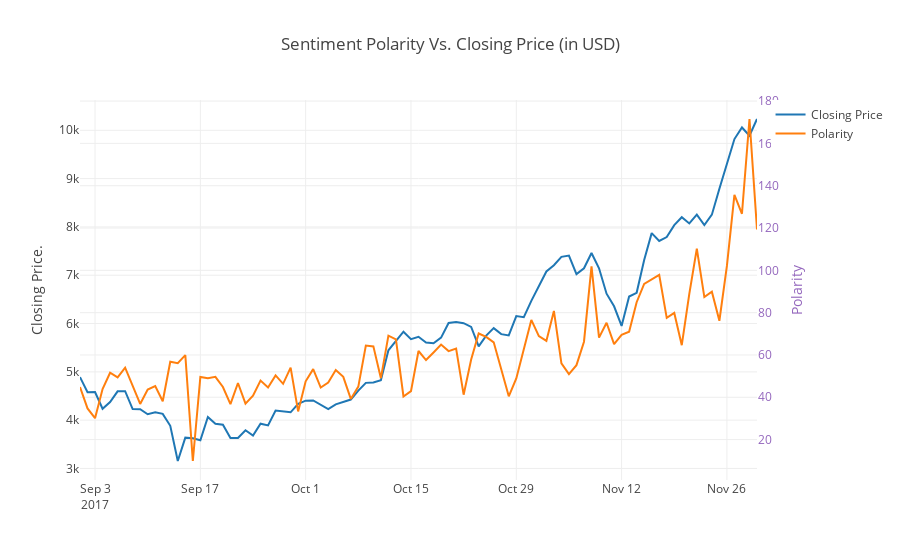

The code cell stored with this chart in its notebook:
### Code cell
# ============================================== #
# Plot Polarity, Price in USD(Close) and Volume  #
# ============================================== #
trace1 = go.Scatter(
    x=df_marketcap_sentiment_line['date'],
    y=df_marketcap_sentiment_line['close'],
    mode = 'lines',
    name='Closing Price'
)
trace2 = go.Scatter(
    x=df_marketcap_sentiment_line['date'],
    y=df_marketcap_sentiment_line['polarity'],
    mode = 'lines',
    name='Polarity',
    yaxis='y2'
)
data = [trace1, trace2]
layout = go.Layout(
    title='Sentiment Polarity Vs. Closing Price (in USD)',
    yaxis=dict(
        title='Closing Price.'
    ),
    yaxis2=dict(
        title='Polarity',
        titlefont=dict(
            color='rgb(148, 103, 189)'
        ),
        tickfont=dict(
            color='rgb(148, 103, 189)'
        ),
        overlaying='y',
        side='right'
    )
)
fig = go.Figure(data=data, layout=layout)

plotly.offline.iplot(fig, filename='Sentiment_vs_Market.html')
